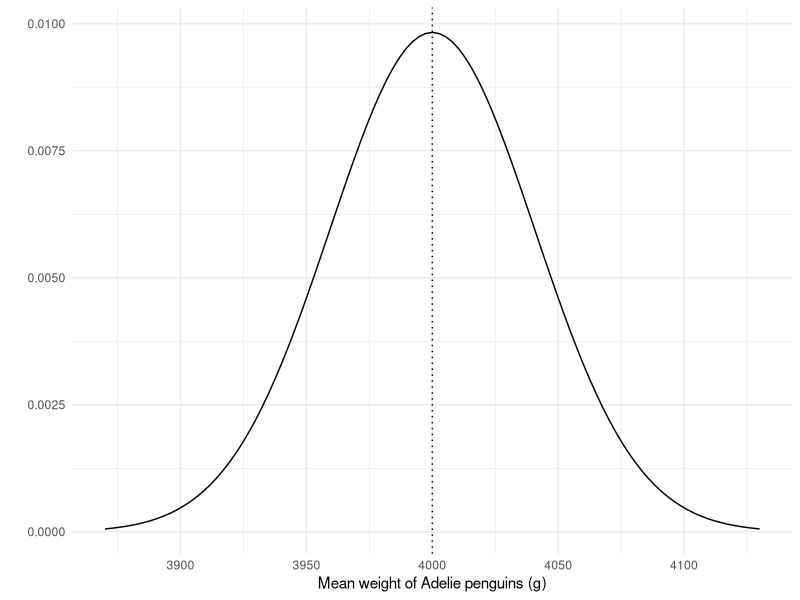
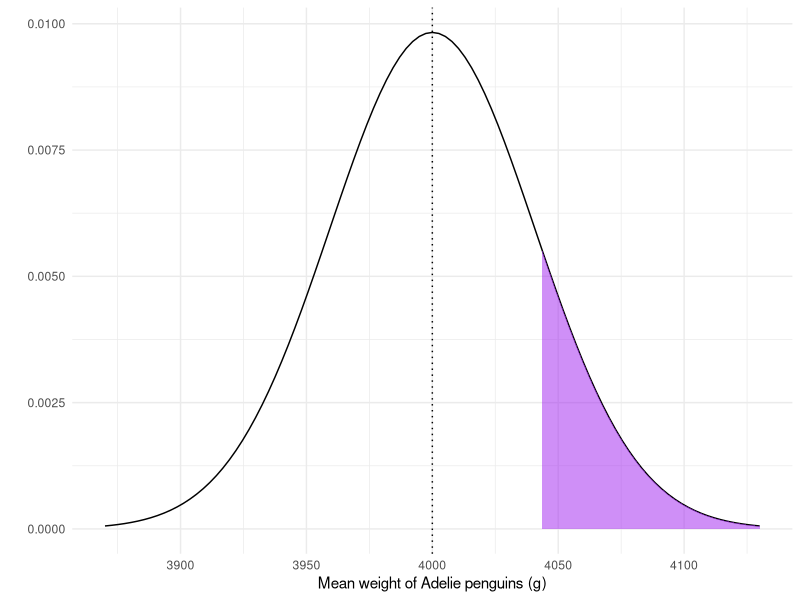

Reproduce these figures in R, in order.
## ---- chunk 1
#| warning: false
library(tidyverse)
library(palmerpenguins)
# Only chinstraps
adelies <- penguins |> filter(species == "Adelie")
adelies |> nrow()
## ---- chunk 2
# Mean weight of male Adelie penguins 
male_weights <- adelies |> 
  filter(sex == "male") |> 
  pull(body_mass_g)
mean_weight <- mean(male_weights, na.rm = TRUE)
mean_weight
## ---- chunk 3
#| code-fold: true
#| code-summary: "Code"
# Parameters for the normal distribution
# Hypothesized population mean
h0_mu <- 4000 # The Greek letter "mu" is commonly used for the mean
# Standard deviation of sample mean
n_observations <- length(male_weights) # Number of observations of male Adelie penguins
sigma <- sd(male_weights) / sqrt(n_observations) # The Greek letter "sigma" is commonly used for the standard deviation
# Plot
ggplot(tibble(x=c(3870, 4130)), aes(x=x)) + 
  theme_minimal() +
  stat_function(
    fun=dnorm, 
    args=list(mean=h0_mu, sd=sigma), 
    geom="line"
  ) +
  geom_vline(linetype = "dotted", aes(xintercept = h0_mu)) +
  labs(
    x = "Mean weight of Adelie penguins (g)",
    y = ""
  ) 
## ---- chunk 4
t.test(male_weights, mu = 4000, alternative = "greater")
## ---- chunk 5
#| code-fold: true
#| code-summary: "Code"
ggplot(tibble(x=c(3870, 4130)), aes(x=x)) + 
  theme_minimal() +
  stat_function(
    fun=dnorm, 
    args=list(mean=h0_mu, sd=sigma), 
    geom="line"
  ) +
  # Add the shaded region for weight > 4100
  stat_function(
    fun=dnorm,
    args=list(mean=h0_mu, sd=sigma),
    geom="area",
    fill="purple",   
    alpha=0.5,
    xlim=c(mean_weight, 4130) 
  ) +
  geom_vline(linetype = "dotted", aes(xintercept = h0_mu)) +
  labs(
    x = "Mean weight of Adelie penguins (g)",
    y = ""
  )
